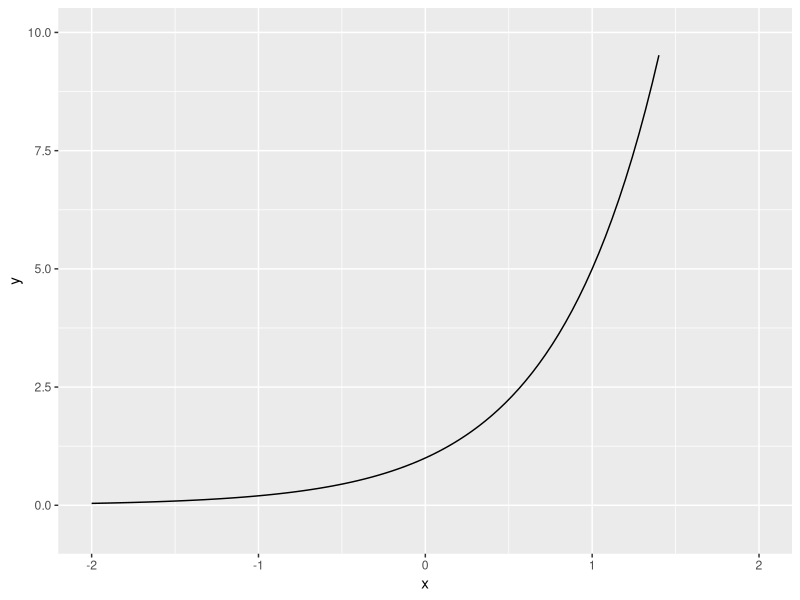

The R source for this figure:
#Clear your environment.
rm(list=ls())


#We need the tidyverse package in order to use the ggplot() function.
#Use the following command to install the tidyverse package. 
  #install.packages("tidyverse")
#You must have the package installed to call the package into your session.
library(tidyverse)

#You need a data frame to use the ggplot() function.
#Let's create a generic data frame with the two columns.
  #x a list of numbers from -20 to 20 spaced by 0.01
  #y a list of numbers from -20 to 20 spaced by 0.01
plot.df <- as.data.frame(cbind(x=seq(-20,20,0.01),y=seq(-20,20,0.01)))
#Take a look at the top of the data frame.
head(plot.df)

#Define the function, f(x) = 5^x.
f <- function(x){5^x}

#Create a graph of the function f(x) = 5^x using the ggplot() function.
  #gg in ggplot stands for grammar of graphics
  #The first line create the plot. The "+" tells R more is coming.
  #The second line adds the curve to the plot. (notice the "+" more is coming)
  #The third line sets the limits for the horizontal axis.
  #The fourth line sets the limits for the vertical axis.
ggplot(plot.df,aes(x,y))+
  geom_function(fun=f,color='black')+
  xlim(-2,2)+
  ylim(-0.5,10)
